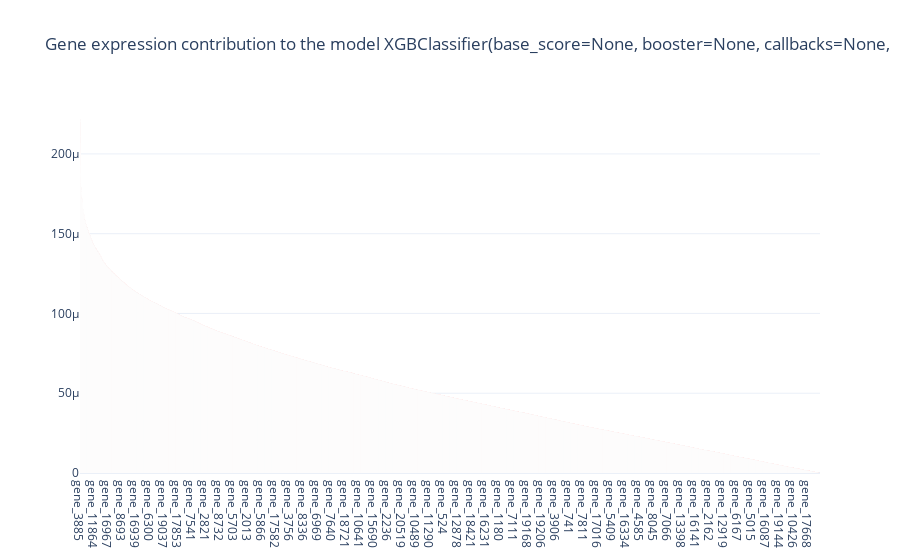

Notebook source saved alongside this figure:
### Code cell
# Find contribution of each feature to the model
xgb_pca_weights_df = get_pca_features_weights(pca_model=xgb_pca_model,
                                            classifier_model=xgb_trained_model,
                                            feature_names=xgb_X_test_pca.columns)
if xgb_pca_weights_df is not None:
    # plot_feature_importance_comparison(pca_model, rd_model, pca_weights_df, X_pca_dataframe)
    plot_feature_importance_comparison_plotly(xgb_pca_model, xgb_trained_model, xgb_pca_weights_df, xgb_X_test_pca)
else :
    print(f'PCA Weights for {rf_trained_model} could not be calculated')

### Figure 1 — Plotly figure (JSON) as saved in the notebook; plotly's stock layout.template omitted (floating-point values rounded to 4 significant figures; data arrays with more than 128 entries replaced by an {"elided": "..."} marker saying what was removed)
{"data": [{"marker": {"color": "indianred"}, "type": "bar", "x": {"elided": "18604 str values"}, "y": {"elided": "18604 float values"}}], "layout": {"title": {"text": "Gene expression contribution to the model\nXGBClassifier(base_score=None, booster=None, callbacks=None,\n              colsample_bylevel=None, colsample_bynode=None,\n              colsample_bytree=None, device=None, early_stopping_rounds=None,\n              enable_categorical=False, eta=0.4, eval_metric='mlogloss',\n              feature_types=None, feature_weights=None, gamma=None,\n              grow_policy=None, importance_type=None,\n              interaction_constraints=None, learning_rate=None, max_bin=None,\n              max_cat_threshold=None, max_cat_to_onehot=None,\n              max_delta_step=None, max_depth=None, max_leaves=None,\n              min_child_weight=None, missing=nan, monotone_constraints=None,\n              multi_strategy=None, n_estimators=50, n_jobs=None, ...)"}}}
